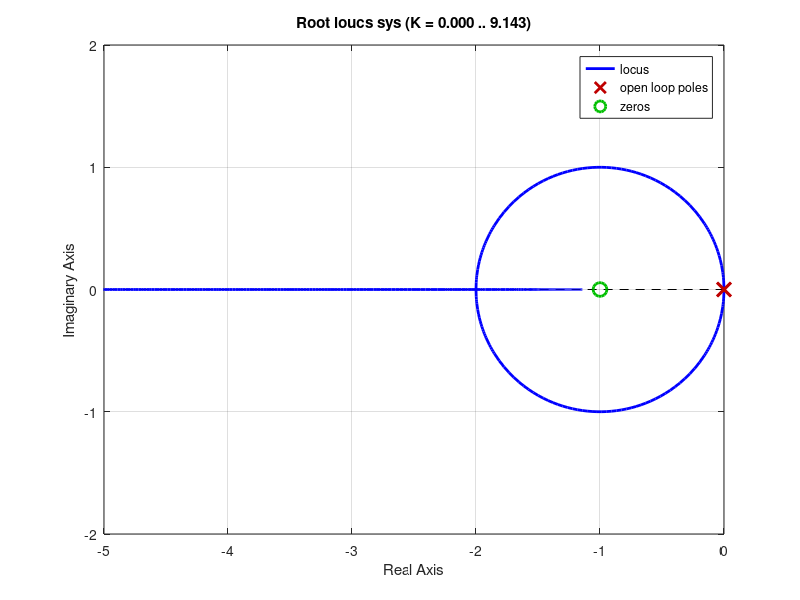

MATLAB code to generate this figure: (Note: this script raises an error after producing the figure.)
% Clear the workspace and variables
clear; clc; clf;

% Define the open loop system
sys = tf([1 1],[1 0 0]);

% Plot the root locus for the open loop system
rlocus(sys)
axis([-5 0 -2 2])
hold on

% Plot the pole locations for various values of the gain
K = [1 2 3 4 5];
rlocus(sys,K,'*')